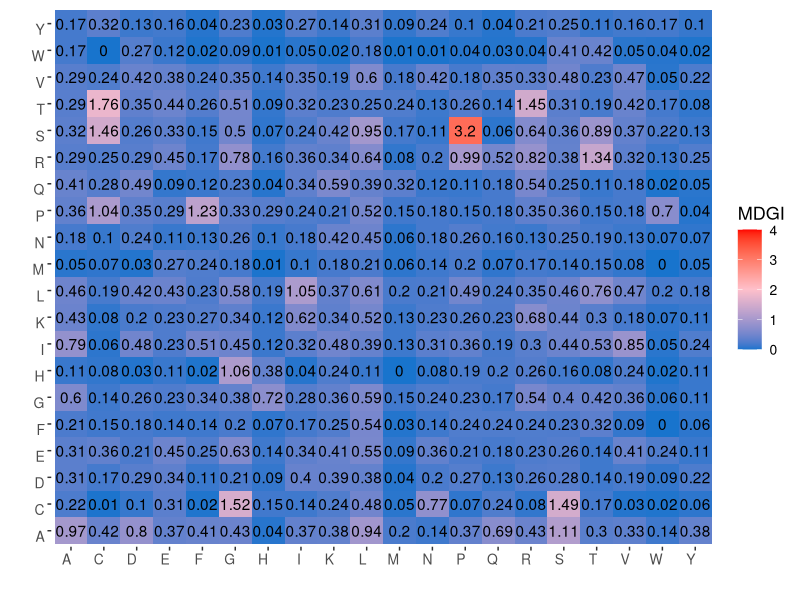

Write the R code that produced this figure.
setwd('D:\\Peptide prediction\\Anti-Angiogenic Peptides\\backup')

library(reshape2)
library(ggplot2)
library(scales)

data = read.csv("Heatmap DPC.csv", header = TRUE)

ggplot(data, aes(ntree,mtry,fill = MDGI, label = round(MDGI,2))) + 
  geom_tile() + 
  geom_text() +
scale_fill_gradient2(mid= "pink", high= "red", low= "dodgerblue3", midpoint =2,limit = c(0,4),
space = "Lab",name="MDGI") +
  labs(
    x = "", 
    y = "",
    fill = "MDGI") +
theme(panel.grid.major = element_blank(),
  panel.border = element_blank(),
  panel.background = element_blank(),
  legend.title = element_text(size = 13),
        legend.text = element_text(size = 10),
        axis.title=element_text(size=15,face="bold"),
        axis.text.x = element_text(angle = 360, vjust = 1, size = 10,hjust = 1),
	axis.text.y = element_text(angle = 360, vjust = 1, size = 10,hjust = 1))
